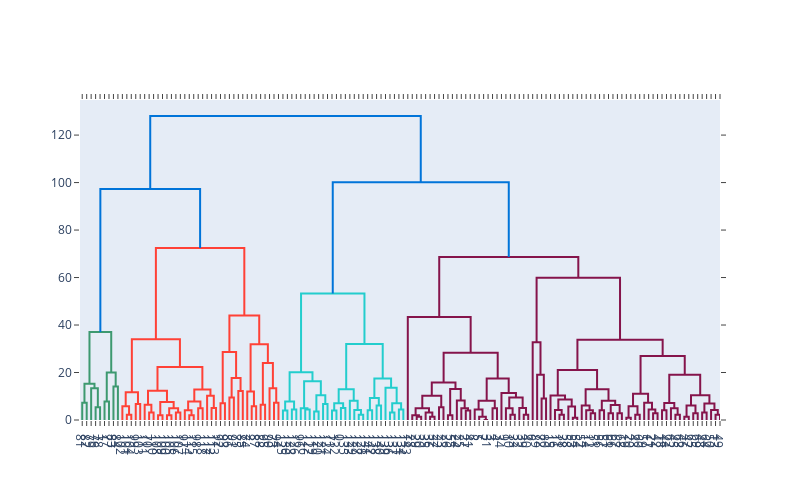

The notebook cell this image was saved under:
### Markdown cell above
[Source](https://scikit-learn.org/stable/auto_examples/cluster/plot_agglomerative_dendrogram.html)

Poniższy kod nie używa standardowych pakietów, możliwe że trzeba doinstalować pakiety `plotly` oraz `nbformat`

### Code cell
import plotly.figure_factory as ff

fig = ff.create_dendrogram(data_noclass)
fig.update_layout(width=800, height=500)
fig.show()

### Figure 1 — Plotly figure (JSON) as saved in the notebook; plotly's stock layout.template omitted (floating-point values rounded to 4 significant figures; data arrays with more than 128 entries replaced by an {"elided": "..."} marker saying what was removed)
{"data": [{"hoverinfo": "text", "marker": {"color": "rgb(61,153,112)"}, "mode": "lines", "type": "scatter", "x": [5, 5, 15, 15], "xaxis": "x", "y": [0, 7.28, 7.28, 0], "yaxis": "y"}, {"hoverinfo": "text", "marker": {"color": "rgb(61,153,112)"}, "mode": "lines", "type": "scatter", "x": [35, 35, 45, 45], "xaxis": "x", "y": [0, 5.385, 5.385, 0], "yaxis": "y"}, {"hoverinfo": "text", "marker": {"color": "rgb(61,153,112)"}, "mode": "lines", "type": "scatter", "x": [25, 25, 40, 40], "xaxis": "x", "y": [0, 13.34, 13.34, 5.385], "yaxis": "y"}, {"hoverinfo": "text", "marker": {"color": "rgb(61,153,112)"}, "mode": "lines", "type": "scatter", "x": [10, 10, 32.5, 32.5], "xaxis": "x", "y": [7.28, 15.26, 15.26, 13.34], "yaxis": "y"}, {"hoverinfo": "text", "marker": {"color": "rgb(61,153,112)"}, "mode": "lines", "type": "scatter", "x": [55, 55, 65, 65], "xaxis": "x", "y": [0, 7.81, 7.81, 0], "yaxis": "y"}, {"hoverinfo": "text", "marker": {"color": "rgb(61,153,112)"}, "mode": "lines", "type": "scatter", "x": [75, 75, 85, 85], "xaxis": "x", "y": [0, 14.14, 14.14, 0], "yaxis": "y"}, {"hoverinfo": "text", "marker": {"color": "rgb(61,153,112)"}, "mode": "lines", "type": "scatter", "x": [60, 60, 80, 80], "xaxis": "x", "y": [7.81, 20.02, 20.02, 14.14], "yaxis": "y"}, {"hoverinfo": "text", "marker": {"color": "rgb(61,153,112)"}, "mode": "lines", "type": "scatter", "x": [21.25, 21.25, 70, 70], "xaxis": "x", "y": [15.26, 37.05, 37.05, 20.02], "yaxis": "y"}, {"hoverinfo": "text", "marker": {"color": "rgb(255,65,54)"}, "mode": "lines", "type": "scatter", "x": [105, 105, 115, 115], "xaxis": "x", "y": [0, 2.236, 2.236, 0], "yaxis": "y"}, {"hoverinfo": "text", "marker": {"color": "rgb(255,65,54)"}, "mode": "lines", "type": "scatter", "x": [95, 95, 110, 110], "xaxis": "x", "y": [0, 5.831, 5.831, 2.236], "yaxis": "y"}, {"hoverinfo": "text", "marker": {"color": "rgb(255,65,54)"}, "mode": "lines", "type": "scatter", "x": [125, 125, 135, 135], "xaxis": "x", "y": [0, 6.708, 6.708, 0], "yaxis": "y"}, {"hoverinfo": "text", "marker": {"color": "rgb(255,65,54)"}, "mode": "lines", "type": "scatter", "x": [102.5, 102.5, 130, 130], "xaxis": "x", "y": [5.831, 11.66, 11.66, 6.708], "yaxis": "y"}, {"hoverinfo": "text", "marker": {"color": "rgb(255,65,54)"}, "mode": "lines", "type": "scatter", "x": [155, 155, 165, 165], "xaxis": "x", "y": [0, 3.162, 3.162, 0], "yaxis": "y"}, {"hoverinfo": "text", "marker": {"color": "rgb(255,65,54)"}, "mode": "lines", "type": "scatter", "x": [145, 145, 160, 160], "xaxis": "x", "y": [0, 6.403, 6.403, 3.162], "yaxis": "y"}, {"hoverinfo": "text", "marker": {"color": "rgb(255,65,54)"}, "mode": "lines", "type": "scatter", "x": [175, 175, 185, 185], "xaxis": "x", "y": [0, 2, 2, 0], "yaxis": "y"}, {"hoverinfo": "text", "marker": {"color": "rgb(255,65,54)"}, "mode": "lines", "type": "scatter", "x": [195, 195, 205, 205], "xaxis": "x", "y": [0, 2, 2, 0], "yaxis": "y"}, {"hoverinfo": "text", "marker": {"color": "rgb(255,65,54)"}, "mode": "lines", "type": "scatter", "x": [215, 215, 225, 225], "xaxis": "x", "y": [0, 3.162, 3.162, 0], "yaxis": "y"}, {"hoverinfo": "text", "marker": {"color": "rgb(255,65,54)"}, "mode": "lines", "type": "scatter", "x": [200, 200, 220, 220], "xaxis": "x", "y": [2, 5, 5, 3.162], "yaxis": "y"}, {"hoverinfo": "text", "marker": {"color": "rgb(255,65,54)"}, "mode": "lines", "type": "scatter", "x": [180, 180, 210, 210], "xaxis": "x", "y": [2, 7.616, 7.616, 5], "yaxis": "y"}, {"hoverinfo": "text", "marker": {"color": "rgb(255,65,54)"}, "mode": "lines", "type": "scatter", "x": [152.5, 152.5, 195, 195], "xaxis": "x", "y": [6.403, 12.37, 12.37, 7.616], "yaxis": "y"}, {"hoverinfo": "text", "marker": {"color": "rgb(255,65,54)"}, "mode": "lines", "type": "scatter", "x": [245, 245, 255, 255], "xaxis": "x", "y": [0, 2, 2, 0], "yaxis": "y"}, {"hoverinfo": "text", "marker": {"color": "rgb(255,65,54)"}, "mode": "lines", "type": "scatter", "x": [235, 235, 250, 250], "xaxis": "x", "y": [0, 4.123, 4.123, 2], "yaxis": "y"}, {"hoverinfo": "text", "marker": {"color": "rgb(255,65,54)"}, "mode": "lines", "type": "scatter", "x": [265, 265, 275, 275], "xaxis": "x", "y": [0, 5, 5, 0], "yaxis": "y"}, {"hoverinfo": "text", "marker": {"color": "rgb(255,65,54)"}, "mode": "lines", "type": "scatter", "x": [242.5, 242.5, 270, 270], "xaxis": "x", "y": [4.123, 7.81, 7.81, 5], "yaxis": "y"}, {"hoverinfo": "text", "marker": {"color": "rgb(255,65,54)"}, "mode": "lines", "type": "scatter", "x": [295, 295, 305, 305], "xaxis": "x", "y": [0, 5.099, 5.099, 0], "yaxis": "y"}, {"hoverinfo": "text", "marker": {"color": "rgb(255,65,54)"}, "mode": "lines", "type": "scatter", "x": [285, 285, 300, 300], "xaxis": "x", "y": [0, 10.2, 10.2, 5.099], "yaxis": "y"}, {"hoverinfo": "text", "marker": {"color": "rgb(255,65,54)"}, "mode": "lines", "type": "scatter", "x": [256.2, 256.2, 292.5, 292.5], "xaxis": "x", "y": [7.81, 12.81, 12.81, 10.2], "yaxis": "y"}, {"hoverinfo": "text", "marker": {"color": "rgb(255,65,54)"}, "mode": "lines", "type": "scatter", "x": [173.8, 173.8, 274.4, 274.4], "xaxis": "x", "y": [12.37, 22.36, 22.36, 12.81], "yaxis": "y"}, {"hoverinfo": "text", "marker": {"color": "rgb(255,65,54)"}, "mode": "lines", "type": "scatter", "x": [116.2, 116.2, 224.1, 224.1], "xaxis": "x", "y": [11.66, 34.01, 34.01, 22.36], "yaxis": "y"}, {"hoverinfo": "text", "marker": {"color": "rgb(255,65,54)"}, "mode": "lines", "type": "scatter", "x": [315, 315, 325, 325], "xaxis": "x", "y": [0, 7.071, 7.071, 0], "yaxis": "y"}, {"hoverinfo": "text", "marker": {"color": "rgb(255,65,54)"}, "mode": "lines", "type": "scatter", "x": [335, 335, 345, 345], "xaxis": "x", "y": [0, 9.487, 9.487, 0], "yaxis": "y"}, {"hoverinfo": "text", "marker": {"color": "rgb(255,65,54)"}, "mode": "lines", "type": "scatter", "x": [355, 355, 365, 365], "xaxis": "x", "y": [0, 12.21, 12.21, 0], "yaxis": "y"}, {"hoverinfo": "text", "marker": {"color": "rgb(255,65,54)"}, "mode": "lines", "type": "scatter", "x": [340, 340, 360, 360], "xaxis": "x", "y": [9.487, 17.72, 17.72, 12.21], "yaxis": "y"}, {"hoverinfo": "text", "marker": {"color": "rgb(255,65,54)"}, "mode": "lines", "type": "scatter", "x": [320, 320, 350, 350], "xaxis": "x", "y": [7.071, 28.64, 28.64, 17.72], "yaxis": "y"}, {"hoverinfo": "text", "marker": {"color": "rgb(255,65,54)"}, "mode": "lines", "type": "scatter", "x": [385, 385, 395, 395], "xaxis": "x", "y": [0, 5.831, 5.831, 0], "yaxis": "y"}, {"hoverinfo": "text", "marker": {"color": "rgb(255,65,54)"}, "mode": "lines", "type": "scatter", "x": [375, 375, 390, 390], "xaxis": "x", "y": [0, 12.04, 12.04, 5.831], "yaxis": "y"}, {"hoverinfo": "text", "marker": {"color": "rgb(255,65,54)"}, "mode": "lines", "type": "scatter", "x": [405, 405, 415, 415], "xaxis": "x", "y": [0, 6.403, 6.403, 0], "yaxis": "y"}, {"hoverinfo": "text", "marker": {"color": "rgb(255,65,54)"}, "mode": "lines", "type": "scatter", "x": [435, 435, 445, 445], "xaxis": "x", "y": [0, 7.28, 7.28, 0], "yaxis": "y"}, {"hoverinfo": "text", "marker": {"color": "rgb(255,65,54)"}, "mode": "lines", "type": "scatter", "x": [425, 425, 440, 440], "xaxis": "x", "y": [0, 13.42, 13.42, 7.28], "yaxis": "y"}, {"hoverinfo": "text", "marker": {"color": "rgb(255,65,54)"}, "mode": "lines", "type": "scatter", "x": [410, 410, 432.5, 432.5], "xaxis": "x", "y": [6.403, 24, 24, 13.42], "yaxis": "y"}, {"hoverinfo": "text", "marker": {"color": "rgb(255,65,54)"}, "mode": "lines", "type": "scatter", "x": [382.5, 382.5, 421.2, 421.2], "xaxis": "x", "y": [12.04, 31.91, 31.91, 24], "yaxis": "y"}, {"hoverinfo": "text", "marker": {"color": "rgb(255,65,54)"}, "mode": "lines", "type": "scatter", "x": [335, 335, 401.9, 401.9], "xaxis": "x", "y": [28.64, 44.01, 44.01, 31.91], "yaxis": "y"}, {"hoverinfo": "text", "marker": {"color": "rgb(255,65,54)"}, "mode": "lines", "type": "scatter", "x": [170.2, 170.2, 368.4, 368.4], "xaxis": "x", "y": [34.01, 72.45, 72.45, 44.01], "yaxis": "y"}, {"hoverinfo": "text", "marker": {"color": "rgb(0,116,217)"}, "mode": "lines", "type": "scatter", "x": [45.62, 45.62, 269.3, 269.3], "xaxis": "x", "y": [37.05, 97.31, 97.31, 72.45], "yaxis": "y"}, {"hoverinfo": "text", "marker": {"color": "rgb(35,205,205)"}, "mode": "lines", "type": "scatter", "x": [455, 455, 465, 465], "xaxis": "x", "y": [0, 4, 4, 0], "yaxis": "y"}, {"hoverinfo": "text", "marker": {"color": "rgb(35,205,205)"}, "mode": "lines", "type": "scatter", "x": [475, 475, 485, 485], "xaxis": "x", "y": [0, 4.472, 4.472, 0], "yaxis": "y"}, {"hoverinfo": "text", "marker": {"color": "rgb(35,205,205)"}, "mode": "lines", "type": "scatter", "x": [460, 460, 480, 480], "xaxis": "x", "y": [4, 7.81, 7.81, 4.472], "yaxis": "y"}, {"hoverinfo": "text", "marker": {"color": "rgb(35,205,205)"}, "mode": "lines", "type": "scatter", "x": [505, 505, 515, 515], "xaxis": "x", "y": [0, 4.472, 4.472, 0], "yaxis": "y"}, {"hoverinfo": "text", "marker": {"color": "rgb(35,205,205)"}, "mode": "lines", "type": "scatter", "x": [495, 495, 510, 510], "xaxis": "x", "y": [0, 5, 5, 4.472], "yaxis": "y"}, {"hoverinfo": "text", "marker": {"color": "rgb(35,205,205)"}, "mode": "lines", "type": "scatter", "x": [525, 525, 535, 535], "xaxis": "x", "y": [0, 3.606, 3.606, 0], "yaxis": "y"}, {"hoverinfo": "text", "marker": {"color": "rgb(35,205,205)"}, "mode": "lines", "type": "scatter", "x": [545, 545, 555, 555], "xaxis": "x", "y": [0, 6.708, 6.708, 0], "yaxis": "y"}, {"hoverinfo": "text", "marker": {"color": "rgb(35,205,205)"}, "mode": "lines", "type": "scatter", "x": [530, 530, 550, 550], "xaxis": "x", "y": [3.606, 10.44, 10.44, 6.708], "yaxis": "y"}, {"hoverinfo": "text", "marker": {"color": "rgb(35,205,205)"}, "mode": "lines", "type": "scatter", "x": [502.5, 502.5, 540, 540], "xaxis": "x", "y": [5, 16.28, 16.28, 10.44], "yaxis": "y"}, {"hoverinfo": "text", "marker": {"color": "rgb(35,205,205)"}, "mode": "lines", "type": "scatter", "x": [470, 470, 521.2, 521.2], "xaxis": "x", "y": [7.81, 20.12, 20.12, 16.28], "yaxis": "y"}, {"hoverinfo": "text", "marker": {"color": "rgb(35,205,205)"}, "mode": "lines", "type": "scatter", "x": [565, 565, 575, 575], "xaxis": "x", "y": [0, 4, 4, 0], "yaxis": "y"}, {"hoverinfo": "text", "marker": {"color": "rgb(35,205,205)"}, "mode": "lines", "type": "scatter", "x": [585, 585, 595, 595], "xaxis": "x", "y": [0, 5.099, 5.099, 0], "yaxis": "y"}, {"hoverinfo": "text", "marker": {"color": "rgb(35,205,205)"}, "mode": "lines", "type": "scatter", "x": [570, 570, 590, 590], "xaxis": "x", "y": [4, 7.071, 7.071, 5.099], "yaxis": "y"}, {"hoverinfo": "text", "marker": {"color": "rgb(35,205,205)"}, "mode": "lines", "type": "scatter", "x": [625, 625, 635, 635], "xaxis": "x", "y": [0, 2.236, 2.236, 0], "yaxis": "y"}, {"hoverinfo": "text", "marker": {"color": "rgb(35,205,205)"}, "mode": "lines", "type": "scatter", "x": [615, 615, 630, 630], "xaxis": "x", "y": [0, 4.243, 4.243, 2.236], "yaxis": "y"}, {"hoverinfo": "text", "marker": {"color": "rgb(35,205,205)"}, "mode": "lines", "type": "scatter", "x": [605, 605, 622.5, 622.5], "xaxis": "x", "y": [0, 8.062, 8.062, 4.243], "yaxis": "y"}, {"hoverinfo": "text", "marker": {"color": "rgb(35,205,205)"}, "mode": "lines", "type": "scatter", "x": [580, 580, 613.8, 613.8], "xaxis": "x", "y": [7.071, 13, 13, 8.062], "yaxis": "y"}, {"hoverinfo": "text", "marker": {"color": "rgb(35,205,205)"}, "mode": "lines", "type": "scatter", "x": [645, 645, 655, 655], "xaxis": "x", "y": [0, 4.123, 4.123, 0], "yaxis": "y"}, {"hoverinfo": "text", "marker": {"color": "rgb(35,205,205)"}, "mode": "lines", "type": "scatter", "x": [665, 665, 675, 675], "xaxis": "x", "y": [0, 6.083, 6.083, 0], "yaxis": "y"}, {"hoverinfo": "text", "marker": {"color": "rgb(35,205,205)"}, "mode": "lines", "type": "scatter", "x": [650, 650, 670, 670], "xaxis": "x", "y": [4.123, 9.22, 9.22, 6.083], "yaxis": "y"}, {"hoverinfo": "text", "marker": {"color": "rgb(35,205,205)"}, "mode": "lines", "type": "scatter", "x": [695, 695, 705, 705], "xaxis": "x", "y": [0, 3.162, 3.162, 0], "yaxis": "y"}, {"hoverinfo": "text", "marker": {"color": "rgb(35,205,205)"}, "mode": "lines", "type": "scatter", "x": [715, 715, 725, 725], "xaxis": "x", "y": [0, 4.472, 4.472, 0], "yaxis": "y"}, {"hoverinfo": "text", "marker": {"color": "rgb(35,205,205)"}, "mode": "lines", "type": "scatter", "x": [700, 700, 720, 720], "xaxis": "x", "y": [3.162, 7.071, 7.071, 4.472], "yaxis": "y"}, {"hoverinfo": "text", "marker": {"color": "rgb(35,205,205)"}, "mode": "lines", "type": "scatter", "x": [685, 685, 710, 710], "xaxis": "x", "y": [0, 13.6, 13.6, 7.071], "yaxis": "y"}, {"hoverinfo": "text", "marker": {"color": "rgb(35,205,205)"}, "mode": "lines", "type": "scatter", "x": [660, 660, 697.5, 697.5], "xaxis": "x", "y": [9.22, 17.46, 17.46, 13.6], "yaxis": "y"}, {"hoverinfo": "text", "marker": {"color": "rgb(35,205,205)"}, "mode": "lines", "type": "scatter", "x": [596.9, 596.9, 678.8, 678.8], "xaxis": "x", "y": [13, 32.02, 32.02, 17.46], "yaxis": "y"}, {"hoverinfo": "text", "marker": {"color": "rgb(35,205,205)"}, "mode": "lines", "type": "scatter", "x": [495.6, 495.6, 637.8, 637.8], "xaxis": "x", "y": [20.12, 53.24, 53.24, 32.02], "yaxis": "y"}, {"hoverinfo": "text", "marker": {"color": "rgb(133,20,75)"}, "mode": "lines", "type": "scatter", "x": [755, 755, 765, 765], "xaxis": "x", "y": [0, 1.414, 1.414, 0], "yaxis": "y"}, {"hoverinfo": "text", "marker": {"color": "rgb(133,20,75)"}, "mode": "lines", "type": "scatter", "x": [745, 745, 760, 760], "xaxis": "x", "y": [0, 2, 2, 1.414], "yaxis": "y"}, {"hoverinfo": "text", "marker": {"color": "rgb(133,20,75)"}, "mode": "lines", "type": "scatter", "x": [785, 785, 795, 795], "xaxis": "x", "y": [0, 1.414, 1.414, 0], "yaxis": "y"}, {"hoverinfo": "text", "marker": {"color": "rgb(133,20,75)"}, "mode": "lines", "type": "scatter", "x": [775, 775, 790, 790], "xaxis": "x", "y": [0, 3.162, 3.162, 1.414], "yaxis": "y"}, {"hoverinfo": "text", "marker": {"color": "rgb(133,20,75)"}, "mode": "lines", "type": "scatter", "x": [752.5, 752.5, 782.5, 782.5], "xaxis": "x", "y": [2, 5, 5, 3.162], "yaxis": "y"}, {"hoverinfo": "text", "marker": {"color": "rgb(133,20,75)"}, "mode": "lines", "type": "scatter", "x": [805, 805, 815, 815], "xaxis": "x", "y": [0, 5.385, 5.385, 0], "yaxis": "y"}, {"hoverinfo": "text", "marker": {"color": "rgb(133,20,75)"}, "mode": "lines", "type": "scatter", "x": [767.5, 767.5, 810, 810], "xaxis": "x", "y": [5, 10.2, 10.2, 5.385], "yaxis": "y"}, {"hoverinfo": "text", "marker": {"color": "rgb(133,20,75)"}, "mode": "lines", "type": "scatter", "x": [825, 825, 835, 835], "xaxis": "x", "y": [0, 2, 2, 0], "yaxis": "y"}, {"hoverinfo": "text", "marker": {"color": "rgb(133,20,75)"}, "mode": "lines", "type": "scatter", "x": [865, 865, 875, 875], "xaxis": "x", "y": [0, 4, 4, 0], "yaxis": "y"}, {"hoverinfo": "text", "marker": {"color": "rgb(133,20,75)"}, "mode": "lines", "type": "scatter", "x": [855, 855, 870, 870], "xaxis": "x", "y": [0, 5, 5, 4], "yaxis": "y"}, {"hoverinfo": "text", "marker": {"color": "rgb(133,20,75)"}, "mode": "lines", "type": "scatter", "x": [845, 845, 862.5, 862.5], "xaxis": "x", "y": [0, 8.246, 8.246, 5], "yaxis": "y"}, {"hoverinfo": "text", "marker": {"color": "rgb(133,20,75)"}, "mode": "lines", "type": "scatter", "x": [830, 830, 853.8, 853.8], "xaxis": "x", "y": [2, 13.04, 13.04, 8.246], "yaxis": "y"}, {"hoverinfo": "text", "marker": {"color": "rgb(133,20,75)"}, "mode": "lines", "type": "scatter", "x": [788.8, 788.8, 841.9, 841.9], "xaxis": "x", "y": [10.2, 15.81, 15.81, 13.04], "yaxis": "y"}, {"hoverinfo": "text", "marker": {"color": "rgb(133,20,75)"}, "mode": "lines", "type": "scatter", "x": [905, 905, 915, 915], "xaxis": "x", "y": [0, 0, 0, 0], "yaxis": "y"}, {"hoverinfo": "text", "marker": {"color": "rgb(133,20,75)"}, "mode": "lines", "type": "scatter", "x": [895, 895, 910, 910], "xaxis": "x", "y": [0, 1.414, 1.414, 0], "yaxis": "y"}, {"hoverinfo": "text", "marker": {"color": "rgb(133,20,75)"}, "mode": "lines", "type": "scatter", "x": [885, 885, 902.5, 902.5], "xaxis": "x", "y": [0, 4.472, 4.472, 1.414], "yaxis": "y"}, {"hoverinfo": "text", "marker": {"color": "rgb(133,20,75)"}, "mode": "lines", "type": "scatter", "x": [925, 925, 935, 935], "xaxis": "x", "y": [0, 5, 5, 0], "yaxis": "y"}, {"hoverinfo": "text", "marker": {"color": "rgb(133,20,75)"}, "mode": "lines", "type": "scatter", "x": [893.8, 893.8, 930, 930], "xaxis": "x", "y": [4.472, 8.062, 8.062, 5], "yaxis": "y"}, {"hoverinfo": "text", "marker": {"color": "rgb(133,20,75)"}, "mode": "lines", "type": "scatter", "x": [965, 965, 975, 975], "xaxis": "x", "y": [0, 2.236, 2.236, 0], "yaxis": "y"}, {"hoverinfo": "text", "marker": {"color": "rgb(133,20,75)"}, "mode": "lines", "type": "scatter", "x": [955, 955, 970, 970], "xaxis": "x", "y": [0, 5, 5, 2.236], "yaxis": "y"}, {"hoverinfo": "text", "marker": {"color": "rgb(133,20,75)"}, "mode": "lines", "type": "scatter", "x": [995, 995, 1005, 1005], "xaxis": "x", "y": [0, 2.236, 2.236, 0], "yaxis": "y"}, {"hoverinfo": "text", "marker": {"color": "rgb(133,20,75)"}, "mode": "lines", "type": "scatter", "x": [985, 985, 1000, 1000], "xaxis": "x", "y": [0, 5.099, 5.099, 2.236], "yaxis": "y"}, {"hoverinfo": "text", "marker": {"color": "rgb(133,20,75)"}, "mode": "lines", "type": "scatter", "x": [962.5, 962.5, 992.5, 992.5], "xaxis": "x", "y": [5, 9.434, 9.434, 5.099], "yaxis": "y"}, {"hoverinfo": "text", "marker": {"color": "rgb(133,20,75)"}, "mode": "lines", "type": "scatter", "x": [945, 945, 977.5, 977.5], "xaxis": "x", "y": [0, 11.4, 11.4, 9.434], "yaxis": "y"}, {"hoverinfo": "text", "marker": {"color": "rgb(133,20,75)"}, "mode": "lines", "type": "scatter", "x": [911.9, 911.9, 961.2, 961.2], "xaxis": "x", "y": [8.062, 17.46, 17.46, 11.4], "yaxis": "y"}, {"hoverinfo": "text", "marker": {"color": "rgb(133,20,75)"}, "mode": "lines", "type": "scatter", "x": [815.3, 815.3, 936.6, 936.6], "xaxis": "x", "y": [15.81, 28.28, 28.28, 17.46], "yaxis": "y"}, {"hoverinfo": "text", "marker": {"color": "rgb(133,20,75)"}, "mode": "lines", "type": "scatter", "x": [735, 735, 875.9, 875.9], "xaxis": "x", "y": [0, 43.38, 43.38, 28.28], "yaxis": "y"}, {"hoverinfo": "text", "marker": {"color": "rgb(133,20,75)"}, "mode": "lines", "type": "scatter", "x": [1035, 1035, 1045, 1045], "xaxis": "x", "y": [0, 9.055, 9.055, 0], "yaxis": "y"}, {"hoverinfo": "text", "marker": {"color": "rgb(133,20,75)"}, "mode": "lines", "type": "scatter", "x": [1025, 1025, 1040, 1040], "xaxis": "x", "y": [0, 19.1, 19.1, 9.055], "yaxis": "y"}, {"hoverinfo": "text", "marker": {"color": "rgb(133,20,75)"}, "mode": "lines", "type": "scatter", "x": [1015, 1015, 1032.0, 1032.0], "xaxis": "x", "y": [0, 32.76, 32.76, 19.1], "yaxis": "y"}, {"hoverinfo": "text", "marker": {"color": "rgb(133,20,75)"}, "mode": "lines", "type": "scatter", "x": [1075, 1075, 1085, 1085], "xaxis": "x", "y": [0, 2.236, 2.236, 0], "yaxis": "y"}, {"hoverinfo": "text", "marker": {"color": "rgb(133,20,75)"}, "mode": "lines", "type": "scatter", "x": [1065, 1065, 1080, 1080], "xaxis": "x", "y": [0, 4.243, 4.243, 2.236], "yaxis": "y"}, {"hoverinfo": "text", "marker": {"color": "rgb(133,20,75)"}, "mode": "lines", "type": "scatter", "x": [1105, 1105, 1115, 1115], "xaxis": "x", "y": [0, 1, 1, 0], "yaxis": "y"}, {"hoverinfo": "text", "marker": {"color": "rgb(133,20,75)"}, "mode": "lines", "type": "scatter", "x": [1095, 1095, 1110, 1110], "xaxis": "x", "y": [0, 5.657, 5.657, 1], "yaxis": "y"}, {"hoverinfo": "text", "marker": {"color": "rgb(133,20,75)"}, "mode": "lines", "type": "scatter", "x": [1072.0, 1072.0, 1102.0, 1102.0], "xaxis": "x", "y": [4.243, 8.602, 8.602, 5.657], "yaxis": "y"}, {"hoverinfo": "text", "marker": {"color": "rgb(133,20,75)"}, "mode": "lines", "type": "scatter", "x": [1055, 1055, 1088.0, 1088.0], "xaxis": "x", "y": [0, 10.3, 10.3, 8.602], "yaxis": "y"}, {"hoverinfo": "text", "marker": {"color": "rgb(133,20,75)"}, "mode": "lines", "type": "scatter", "x": [1145, 1145, 1155, 1155], "xaxis": "x", "y": [0, 2.828, 2.828, 0], "yaxis": "y"}, {"hoverinfo": "text", "marker": {"color": "rgb(133,20,75)"}, "mode": "lines", "type": "scatter", "x": [1135, 1135, 1150, 1150], "xaxis": "x", "y": [0, 4.123, 4.123, 2.828], "yaxis": "y"}, {"hoverinfo": "text", "marker": {"color": "rgb(133,20,75)"}, "mode": "lines", "type": "scatter", "x": [1125, 1125, 1142.0, 1142.0], "xaxis": "x", "y": [0, 6.083, 6.083, 4.123], "yaxis": "y"}, {"hoverinfo": "text", "marker": {"color": "rgb(133,20,75)"}, "mode": "lines", "type": "scatter", "x": [1165, 1165, 1175, 1175], "xaxis": "x", "y": [0, 4.123, 4.123, 0], "yaxis": "y"}, {"hoverinfo": "text", "marker": {"color": "rgb(133,20,75)"}, "mode": "lines", "type": "scatter", "x": [1185, 1185, 1195, 1195], "xaxis": "x", "y": [0, 2.828, 2.828, 0], "yaxis": "y"}, {"hoverinfo": "text", "marker": {"color": "rgb(133,20,75)"}, "mode": "lines", "type": "scatter", "x": [1205, 1205, 1215, 1215], "xaxis": "x", "y": [0, 2.828, 2.828, 0], "yaxis": "y"}, {"hoverinfo": "text", "marker": {"color": "rgb(133,20,75)"}, "mode": "lines", "type": "scatter", "x": [1190, 1190, 1210, 1210], "xaxis": "x", "y": [2.828, 6.325, 6.325, 2.828], "yaxis": "y"}, {"hoverinfo": "text", "marker": {"color": "rgb(133,20,75)"}, "mode": "lines", "type": "scatter", "x": [1170, 1170, 1200, 1200], "xaxis": "x", "y": [4.123, 8.062, 8.062, 6.325], "yaxis": "y"}, {"hoverinfo": "text", "marker": {"color": "rgb(133,20,75)"}, "mode": "lines", "type": "scatter", "x": [1134.0, 1134.0, 1185, 1185], "xaxis": "x", "y": [6.083, 13, 13, 8.062], "yaxis": "y"}, {"hoverinfo": "text", "marker": {"color": "rgb(133,20,75)"}, "mode": "lines", "type": "scatter", "x": [1071.0, 1071.0, 1159.0, 1159.0], "xaxis": "x", "y": [10.3, 21.1, 21.1, 13], "yaxis": "y"}, {"hoverinfo": "text", "marker": {"color": "rgb(133,20,75)"}, "mode": "lines", "type": "scatter", "x": [1225, 1225, 1235, 1235], "xaxis": "x", "y": [0, 1, 1, 0], "yaxis": "y"}, {"hoverinfo": "text", "marker": {"color": "rgb(133,20,75)"}, "mode": "lines", "type": "scatter", "x": [1245, 1245, 1255, 1255], "xaxis": "x", "y": [0, 2.236, 2.236, 0], "yaxis": "y"}, {"hoverinfo": "text", "marker": {"color": "rgb(133,20,75)"}, "mode": "lines", "type": "scatter", "x": [1230, 1230, 1250, 1250], "xaxis": "x", "y": [1, 5.831, 5.831, 2.236], "yaxis": "y"}, {"hoverinfo": "text", "marker": {"color": "rgb(133,20,75)"}, "mode": "lines", "type": "scatter", "x": [1285, 1285, 1295, 1295], "xaxis": "x", "y": [0, 2.828, 2.828, 0], "yaxis": "y"}, {"hoverinfo": "text", "marker": {"color": "rgb(133,20,75)"}, "mode": "lines", "type": "scatter", "x": [1275, 1275, 1290, 1290], "xaxis": "x", "y": [0, 4.472, 4.472, 2.828], "yaxis": "y"}, {"hoverinfo": "text", "marker": {"color": "rgb(133,20,75)"}, "mode": "lines", "type": "scatter", "x": [1265, 1265, 1282.0, 1282.0], "xaxis": "x", "y": [0, 7.28, 7.28, 4.472], "yaxis": "y"}, {"hoverinfo": "text", "marker": {"color": "rgb(133,20,75)"}, "mode": "lines", "type": "scatter", "x": [1240, 1240, 1274.0, 1274.0], "xaxis": "x", "y": [5.831, 11.05, 11.05, 7.28], "yaxis": "y"}, {"hoverinfo": "text", "marker": {"color": "rgb(133,20,75)"}, "mode": "lines", "type": "scatter", "x": [1305, 1305, 1315, 1315], "xaxis": "x", "y": [0, 4.123, 4.123, 0], "yaxis": "y"}, {"hoverinfo": "text", "marker": {"color": "rgb(133,20,75)"}, "mode": "lines", "type": "scatter", "x": [1335, 1335, 1345, 1345], "xaxis": "x", "y": [0, 2.236, 2.236, 0], "yaxis": "y"}, {"hoverinfo": "text", "marker": {"color": "rgb(133,20,75)"}, "mode": "lines", "type": "scatter", "x": [1325, 1325, 1340, 1340], "xaxis": "x", "y": [0, 5, 5, 2.236], "yaxis": "y"}, {"hoverinfo": "text", "marker": {"color": "rgb(133,20,75)"}, "mode": "lines", "type": "scatter", "x": [1310, 1310, 1332.0, 1332.0], "xaxis": "x", "y": [4.123, 7.211, 7.211, 5], "yaxis": "y"}, {"hoverinfo": "text", "marker": {"color": "rgb(133,20,75)"}, "mode": "lines", "type": "scatter", "x": [1355, 1355, 1365, 1365], "xaxis": "x", "y": [0, 1.414, 1.414, 0], "yaxis": "y"}, {"hoverinfo": "text", "marker": {"color": "rgb(133,20,75)"}, "mode": "lines", "type": "scatter", "x": [1375, 1375, 1385, 1385], "xaxis": "x", "y": [0, 2.828, 2.828, 0], "yaxis": "y"}, {"hoverinfo": "text", "marker": {"color": "rgb(133,20,75)"}, "mode": "lines", "type": "scatter", "x": [1360, 1360, 1380, 1380], "xaxis": "x", "y": [1.414, 6.083, 6.083, 2.828], "yaxis": "y"}, {"hoverinfo": "text", "marker": {"color": "rgb(133,20,75)"}, "mode": "lines", "type": "scatter", "x": [1395, 1395, 1405, 1405], "xaxis": "x", "y": [0, 3.162, 3.162, 0], "yaxis": "y"}, {"hoverinfo": "text", "marker": {"color": "rgb(133,20,75)"}, "mode": "lines", "type": "scatter", "x": [1425, 1425, 1435, 1435], "xaxis": "x", "y": [0, 2.236, 2.236, 0], "yaxis": "y"}, {"hoverinfo": "text", "marker": {"color": "rgb(133,20,75)"}, "mode": "lines", "type": "scatter", "x": [1415, 1415, 1430, 1430], "xaxis": "x", "y": [0, 4.243, 4.243, 2.236], "yaxis": "y"}, {"hoverinfo": "text", "marker": {"color": "rgb(133,20,75)"}, "mode": "lines", "type": "scatter", "x": [1400, 1400, 1422.0, 1422.0], "xaxis": "x", "y": [3.162, 7, 7, 4.243], "yaxis": "y"}, {"hoverinfo": "text", "marker": {"color": "rgb(133,20,75)"}, "mode": "lines", "type": "scatter", "x": [1370, 1370, 1411.0, 1411.0], "xaxis": "x", "y": [6.083, 10.44, 10.44, 7], "yaxis": "y"}, {"hoverinfo": "text", "marker": {"color": "rgb(133,20,75)"}, "mode": "lines", "type": "scatter", "x": [1321.0, 1321.0, 1391.0, 1391.0], "xaxis": "x", "y": [7.211, 19.1, 19.1, 10.44], "yaxis": "y"}, {"hoverinfo": "text", "marker": {"color": "rgb(133,20,75)"}, "mode": "lines", "type": "scatter", "x": [1257.0, 1257.0, 1356.0, 1356.0], "xaxis": "x", "y": [11.05, 26.91, 26.91, 19.1], "yaxis": "y"}, {"hoverinfo": "text", "marker": {"color": "rgb(133,20,75)"}, "mode": "lines", "type": "scatter", "x": [1115.0, 1115.0, 1306.0, 1306.0], "xaxis": "x", "y": [21.1, 33.84, 33.84, 26.91], "yaxis": "y"}, {"hoverinfo": "text", "marker": {"color": "rgb(133,20,75)"}, "mode": "lines", "type": "scatter", "x": [1024.0, 1024.0, 1211.0, 1211.0], "xaxis": "x", "y": [32.76, 59.94, 59.94, 33.84], "yaxis": "y"}, {"hoverinfo": "text", "marker": {"color": "rgb(133,20,75)"}, "mode": "lines", "type": "scatter", "x": [805.5, 805.5, 1117.0, 1117.0], "xaxis": "x", "y": [43.38, 68.68, 68.68, 59.94], "yaxis": "y"}, {"hoverinfo": "text", "marker": {"color": "rgb(0,116,217)"}, "mode": "lines", "type": "scatter", "x": [566.7, 566.7, 961.4, 961.4], "xaxis": "x", "y": [53.24, 100.2, 100.2, 68.68], "yaxis": "y"}, {"hoverinfo": "text", "marker": {"color": "rgb(0,116,217)"}, "mode": "lines", "type": "scatter", "x": [157.5, 157.5, 764.1, 764.1], "xaxis": "x", "y": [97.31, 128.0, 128.0, 100.2], "yaxis": "y"}], "layout": {"autosize": false, "height": 500, "hovermode": "closest", "showlegend": false, "width": 800, "xaxis": {"mirror": "allticks", "rangemode": "tozero", "showgrid": false, "showline": true, "showticklabels": true, "tickmode": "array", "ticks": "outside", "ticktext": {"elided": "144 str values"}, "tickvals": {"elided": "144 int values"}, "type": "linear", "zeroline": false}, "yaxis": {"mirror": "allticks", "rangemode": "tozero", "showgrid": false, "showline": true, "showticklabels": true, "ticks": "outside", "type": "linear", "zeroline": false}}}
